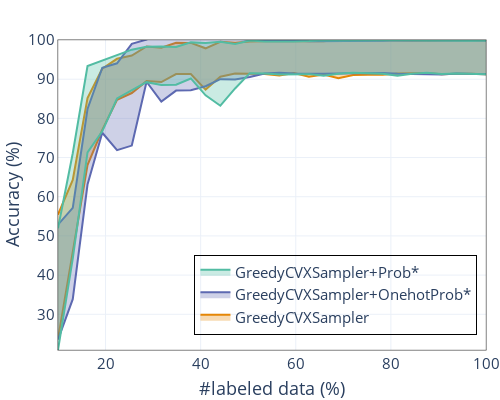

Notebook source saved alongside this figure:
### Code cell
plot([argmax, argmax_perfect_onehot, argmax_perfect_distributional], 
     ["GreedyCVXSampler", "GreedyCVXSampler+OnehotProb*", "GreedyCVXSampler+Prob*"], 
     filename="cvx_greedy_perfect_uncertainty_K={}_sigma={}_alpha={}.pdf".format(K, sigma, alpha), 
     opacity=0.3)
